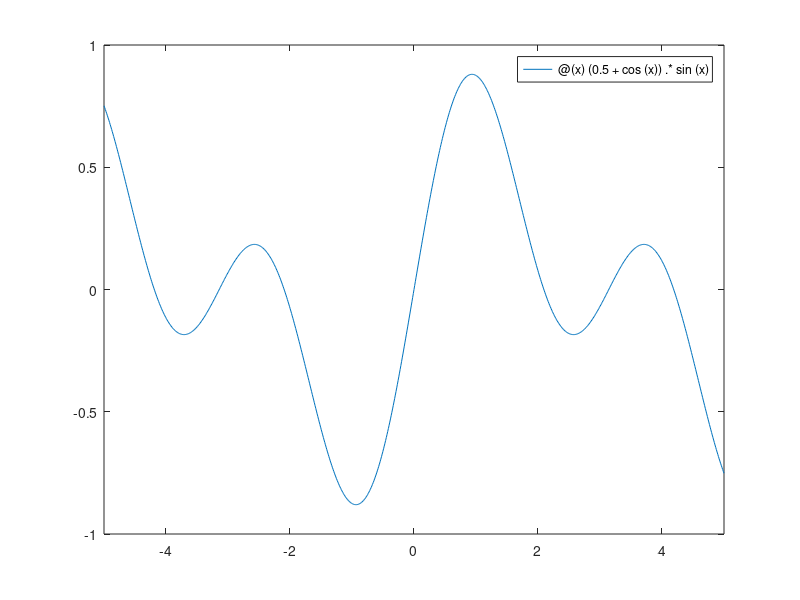

Recreate this plot in MATLAB. (Note: this script raises an error after producing the figure.)
clc;clear;clf;
% CMR
a=[1;1]
a(:,end+1)=[2;2]
a(:,1)=[]
floor(1/2)
f=@(x) (0.5+cos(x)).*sin(x);
fplot(f);
hold on
n=10
a=0;b=1;
CMR=composite_midpoint(f,a,b,n)
integral(f,a,b)
[I k]=adapt_trapz(f,a,b,100,0.00001)
yline(0)